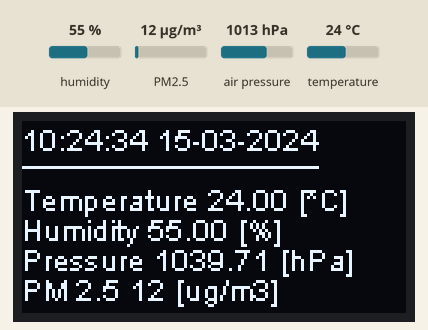
This sketch was run on a simulated ESP32. Parts: 128×64 one-colour display. The test bench sets the inputs (shaded band); at power-on: humidity 55 %, PM2.5 12 µg/m³, air pressure 1013 hPa, temperature 24 °C. WiFi joins after 1.5 s; servers stay silent unless stated; the local clock reads 2024-03-15 10:24:30 at power-on unless the sketch sets it; no MQTT or app messages arrive unless stated.

Above: at 5.7 s.
5.8 s: humidity set to 22 %
At 7.8 s:
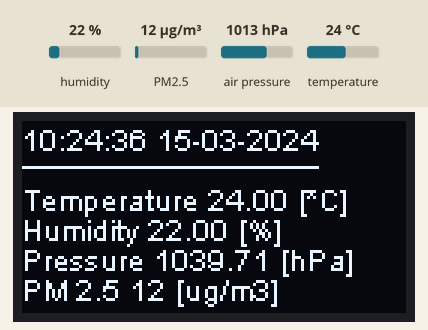
9.7 s: PM2.5 set to 6 µg/m³
At 11.4 s:
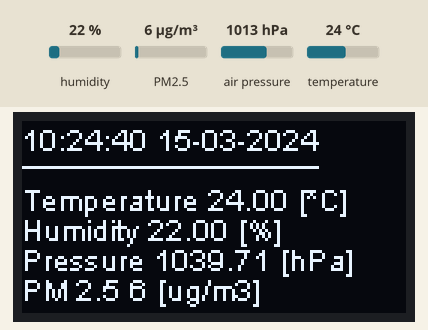
13.1 s: air pressure set to 952 hPa
At 14.9 s:
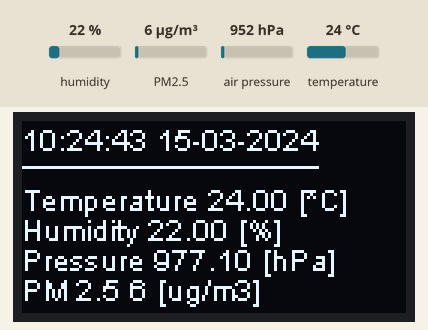
16.6 s: temperature set to 12 °C
At 18.3 s:
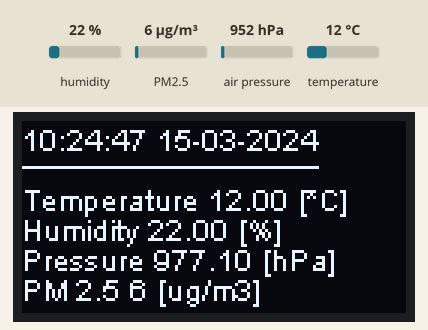
Timing chart, 0 to 19.8 s (numbered marks = the images above; inputs shaded):
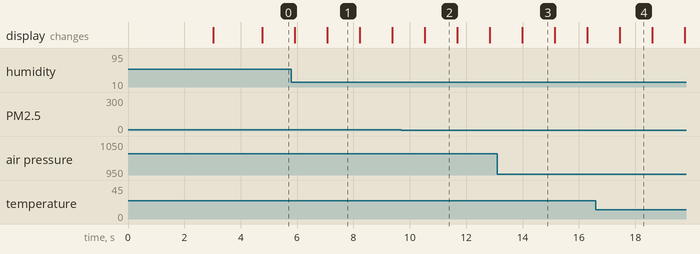

Measured:
- what the display in image 2 shows lasts 1.2 s, from 10.5 s to 11.7 s

The sketch:

Home-Air-Quality-Station-MQTT-NodeRED.ino
```cpp
// (licence header left out)
#include <Wire.h>
#include <SSD1306Wire.h>
#include <RTClib.h>
#include <Adafruit_BME280.h>
#include <PMS.h>
#include <PubSubClient.h>  // MQTT library
#include <WiFiMulti.h>
#include "wifi_config.h"

HardwareSerial Serial2(2);

#define ALTITUDE 219.0  // altitude in Cracow, Poland
#define I2C_SDA 21
#define I2C_SCL 22
#define BME280_ADDRESS 0x76
/*
If the sensor does not work, try the 0x77 address as well
or try to scan your connection with i2c scanner
*/

WiFiClient espClient;
PubSubClient client(espClient);  // PubSubClient instance

WiFiMulti WiFiMulti;

PMS pms(Serial);  // PMS7003 sensor instance
PMS::DATA data;

Adafruit_BME280 bme(I2C_SDA, I2C_SCL);  // BME280 sensor instance

/*
Initialize the OLED display using Wire library
display(0x3c, SDA, SCL) (optional)
*/
SSD1306Wire display(0x3c, 21, 22);

RTC_DS3231 rtc;

char rtc_day[20];
char rtc_month[20];
char rtc_year[20];
char rtc_hour[20];
char rtc_minute[20];
char rtc_second[20];
float t;
float h;
float p;
String rtc_string;
String data_to_send;
uint16_t pm1;
uint16_t pm2_5;
uint16_t pm10;
long last_msg = 0;
char temp_msg[20];
char humid_msg[20];
char pressure_msg[20];
char pm1pt_msg[20];
char pm2pt5_msg[20];
char pm10pt_msg[20];

void setup()
{
  delay(3000);  // wait 3 seconds till program begins
  Serial.begin(9600);  // GPIO1, GPIO3 (ESP32 TX/RX pins)
  Serial2.begin(9600);  // GPIO17 (ESP32 TX2 pin)

  WiFi.begin(WIFI_SSID, WIFI_PASSWORD);

  // Initialising the UI will init the display too.
  display.init();

  display.flipScreenVertically();
  display.setFont(ArialMT_Plain_10);

  if (!rtc.begin())
  {
    Serial2.println("Couldn't find RTC");
    while (1);
  }

  if (rtc.lostPower())
  {
    Serial2.println("Time setting!");
    // following line sets the RTC to the date & time this sketch was compiled
    rtc.adjust(DateTime(F(__DATE__), F(__TIME__)));
    // manual time adjust
    // rtc.adjust(DateTime(2014, 1, 21, 3, 0, 0));
  }

  initBME280();  // BME280 sensor initialization

  connectWifi();

  // Configure MQTT server
  client.setServer(MQTT_SERVER, MQTT_PORT);
  client.setCallback(receivedCallback);
}

void loop()
{

  if (!client.connected())
  {
    connectMqtt();
  }

  client.loop();

  String rtc_string = returnDatetime();
  Serial2.println(rtc_string);  // print date & time using serial monitor

  display.clear();  // clear the display

  // write date & time to oled display
  display.setTextAlignment(TEXT_ALIGN_LEFT);
  display.drawString(0, 0, rtc_string);
  display.drawHorizontalLine(0, 15, display.getStringWidth(rtc_string));

  Serial2.println("Data:");

  // read from BME280
  t = bme.readTemperature();
  h = bme.readHumidity();
  p = bme.readPressure();
  p = bme.seaLevelForAltitude(ALTITUDE,p);
  p = p/100.0F;

  if (!isnan(t))
  {
    Serial2.print("Temperature (*C): ");
    Serial2.println(t);
    display.drawString(0, 20, "Temperature " + String(t) + " [*C]");
    snprintf (temp_msg, 20, "%lf", t);
    client.publish("bme280/temp", temp_msg);
  }

  if (!isnan(h))
  {
    Serial2.print("Humidity (%): ");
    Serial2.println(h);
    display.drawString(0, 30, "Humidity " + String(h) + " [%]");
    snprintf (humid_msg, 20, "%lf", h);
    client.publish("bme280/humid", humid_msg);
  }

  if (!isnan(p))
  {
    Serial2.print("Pressure (hPa): ");
    Serial2.println(p);
    display.drawString(0, 40, "Pressure " + String(p) + " [hPa]");
    snprintf (pressure_msg, 20, "%lf", p);
    client.publish("bme280/pressure", pressure_msg);
  }

  // read from PMS7003
  if (pms.readUntil(data, 5000))
  {
    pm1 = data.PM_AE_UG_1_0;
    pm2_5 = data.PM_AE_UG_2_5;
    pm10 = data.PM_AE_UG_10_0;

    if (!isnan(pm1))
    {
      Serial2.print("PM 1.0 (ug/m3): ");
      Serial2.println(data.PM_AE_UG_1_0);
      //display.drawString(0, 50, "PM 1.0 " + String(data.PM_AE_UG_1_0) + " [ug/m3]");
      snprintf (pm1pt_msg, 20, "%lu", pm1);
      client.publish("pms7003/pm1pt", pm1pt_msg);
    }

    if (!isnan(pm2_5))
    {
      Serial2.print("PM 2.5 (ug/m3): ");
      Serial2.println(data.PM_AE_UG_2_5);
      display.drawString(0, 50, "PM 2.5 " + String(data.PM_AE_UG_2_5) + " [ug/m3]");
      snprintf (pm2pt5_msg, 20, "%lu", pm2_5);
      client.publish("pms7003/pm2pt5", pm2pt5_msg);
    }

    if (!isnan(pm1))
    {
      Serial2.print("PM 10.0 (ug/m3): ");
      Serial2.println(data.PM_AE_UG_10_0);
      //display.drawString(0, 50, "PM 10.0 " + String(data.PM_AE_UG_10_0) + " [ug/m3]");
      snprintf (pm10pt_msg, 20, "%lu", pm10);
      client.publish("pms7003/pm10pt", pm10pt_msg);
    }
  }

  display.drawString(0, 80, "Home Air Monitoring Station");

  Serial2.println();

  display.display();
  delay(1000);
}


void initBME280()
{
  bool status = bme.begin(BME280_ADDRESS);
  if (!status)
  {
    Serial2.println("Could not find a valid BME280 sensor, check wiring!");
    while (1);
  }
}


String returnDatetime()
{
  DateTime now = rtc.now();

  // TIME
  uint8_t int_hour = now.hour();
  uint8_t int_minute = now.minute();
  uint8_t int_second = now.second();
  snprintf (rtc_hour, 20, "%.2i", int_hour);
  snprintf (rtc_minute, 20, "%.2i", int_minute);
  snprintf (rtc_second, 20, "%.2i", int_second);

  //DATE
  uint8_t int_day = now.day();
  uint8_t int_month = now.month();
  uint16_t int_year = now.year();
  snprintf (rtc_day, 20, "%.2i", int_day);
  snprintf (rtc_month, 20, "%.2i", int_month);
  snprintf (rtc_year, 20, "%.4i", int_year);

  String time_string = String(rtc_hour) + ":" + String(rtc_minute) + ":" + String(rtc_second);
  String date_string = String(rtc_day) + "-" + String(rtc_month) + "-" + String(rtc_year);
  String rtc_string = time_string + " " + date_string;

  return rtc_string;
}


void receivedCallback(char* topic, byte* payload, unsigned int length)
{
  Serial2.println("Message recieved: ");
  Serial2.println(topic);
  Serial2.print("payload: ");
  for(int i = 0; i<length; i++)
  {
    Serial2.print((char)payload[i]);
  }
  Serial2.println();
}


void connectMqtt()
{
  while (!client.connected())
  {
    Serial2.println("MQTT connecting ...");

    if (client.connect("ESP32 Client", MQTT_USER, MQTT_PASSWORD))
    {
      Serial2.println("Connected to MQTT");
    }
    else
    {
      Serial2.println("ERROR. Failed with state ");
      Serial2.print(client.state());

      Serial2.println("Try again in 2 seconds");
      delay(2000);
    }
  }
}


void connectWifi()
{
  WiFiMulti.addAP(WIFI_SSID, WIFI_PASSWORD);  // We start by connecting to a WiFi network

  Serial2.println("Wait for WiFi... ");
  while (WiFiMulti.run() != WL_CONNECTED)
  {
    Serial2.print(".");
    delay(500);
  }
  Serial2.println("WiFi connected");
  Serial2.print("IP address: ");
  Serial2.println(WiFi.localIP());
}
```

wifi_config_example.h
```cpp
#define WIFI_SSID "wifi_name"
#define WIFI_PASSWORD "wifi_password"
#define MQTT_SERVER "255.255.255.255"
#define MQTT_PORT 1880
#define MQTT_USER "mqtt_user"
#define MQTT_PASSWORD "mqtt_password"
```
